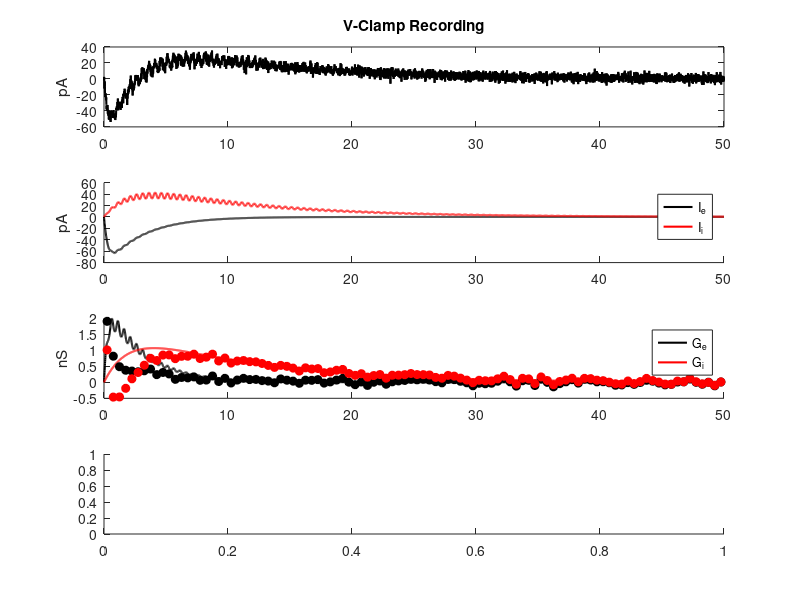

Source code (MATLAB): (Note: this script raises an error after producing the figure.)

hpath = '/Users/landauland/Documents/Research/SabatiniLab/modeling/eiWaveMeasurement';

% Time
dt = 0.01; % ms
T = 50; % ms
tvec = 0:dt:T; %vector (ms)

% Synaptic Parameters - alpha conductance
alpha = @(t, rise, fall) (t>=0).*(exp(-t/fall) - exp(-t/rise)); % only positive t's...

excRise = 0.3; % ms
excFall = 3; % ms
excAmp = 2e-9; % S
excRev = 0e-3; % V
excDelay = 0; % ms
excANRatio = 1; % AMPA/NMDA ratio
excNMDA = @(v) 1./(1+0.01*exp(-160*v)); % nonlinearity

inhRise = 2; % ms
inhFall = 10; % ms
inhAmp = 2e-9; % S
inhRev = -70e-3; % mV
inhDelay = 0; % ms

% Total Conductance
eConductance = excAmp * alpha(tvec-excDelay, excRise, excFall);
iConductance = inhAmp * alpha(tvec-inhDelay, inhRise, inhFall);

% Recording Parameters
capacitance = 30e-12; % Farads
inputResistance = 300e6; % Ohms
restPotential = -70e-3; % Volt

% Stimulation Parameters
modulationDepth = 10e-3; % mV
modulationPeriod = 0.5;
holdVoltage = -35e-3 + modulationDepth/2*sin(2*pi*tvec/modulationPeriod);

eConductanceNL = eConductance + excANRatio*eConductance.*excNMDA(holdVoltage);
eCurrent = eConductanceNL .* (holdVoltage - excRev);
iCurrent = iConductance .* (holdVoltage - inhRev);
synCurrent = eCurrent + iCurrent;
nCurrent = sqrt(10)*1e-12*randn(1,length(tvec));
totalCurrent = synCurrent + nCurrent;

% Analysis Cycles
aCycles = 1;
aWindowTime = aCycles * modulationPeriod;
aWindowSamples = aWindowTime/dt;
aWindowStart = 1:aWindowSamples:length(tvec);
aWindowCenter = mean([tvec(aWindowStart(1:end-1));tvec(aWindowStart(2:end))],1);
NAW = length(aWindowStart);
aResult = zeros(aWindowSamples,NAW-1,2);
aLine = zeros(2,NAW-1);
estConductance = zeros(2,NAW-1);
for naw = 1:NAW-1
    % Results --
    aResult(:,naw,1) = totalCurrent(aWindowStart(naw):aWindowStart(naw+1)-1);
    aResult(:,naw,2) = holdVoltage(aWindowStart(naw):aWindowStart(naw+1)-1);
    aLine(:,naw) = [aResult(:,naw,2) ones(aWindowSamples,1)] \ aResult(:,naw,1);
    
    % Convert to Conductances
    cgSyn = aLine(1,naw);
    ceSyn = -aLine(2,naw) / cgSyn;
    cgi = (cgSyn*ceSyn - cgSyn*excRev) / (inhRev - excRev);
    cge = cgSyn - cgi;
    estConductance(1,naw) = cge;
    estConductance(2,naw) = cgi;
end


% Plot Results
f = figure(1);
clf;
set(gcf,'units','normalized','outerposition',[0.1 0.1 0.3 0.8]);

subplot(4,1,1);
plot(tvec, 1e12*totalCurrent,'k','linewidth',1.5);
ylabel('pA');
title('V-Clamp Recording');

subplot(4,1,2);
hold on;
plot(tvec, 1e12*eCurrent, 'k', 'linewidth',1.5);
plot(tvec, 1e12*iCurrent, 'r', 'linewidth',1.5);
legend('I_e','I_i','location','northeast');
ylabel('pA');

subplot(4,1,3);
hold on;
% True Conductances
plot(tvec, 1e9*eConductanceNL, 'k','linewidth',1.5);
plot(tvec, 1e9*iConductance, 'r','linewidth',1.5);
% Estimated Conductances
plot(aWindowCenter,1e9*estConductance(1,:),'color','k','linestyle','none','marker','o','markerfacecolor','k');
plot(aWindowCenter,1e9*estConductance(2,:),'color','r','linestyle','none','marker','o','markerfacecolor','r');
legend('G_e','G_i','location','northeast');
ylabel('nS');


subplot(4,1,4);
hold on;
cmap = varycolor(NAW-1);
for naw = 1:NAW-1
    plot(aResult(:,naw,2),aResult(:,naw,1),...
        'linestyle','none','color',cmap(naw,:),'marker','o','markerfacecolor',cmap(naw,:));
    line([-80e-3 10e-3],aLine(1,naw)*[-80e-3 10e-3]+aLine(2,naw),'color',cmap(naw,:),'linewidth',1.5);
end
set(gca,'xticklabel',1e3*get(gca,'xtick'));
set(gca,'yticklabel',1e12*get(gca,'ytick'));
xlim(1e-3*[-80 10]);


























    


